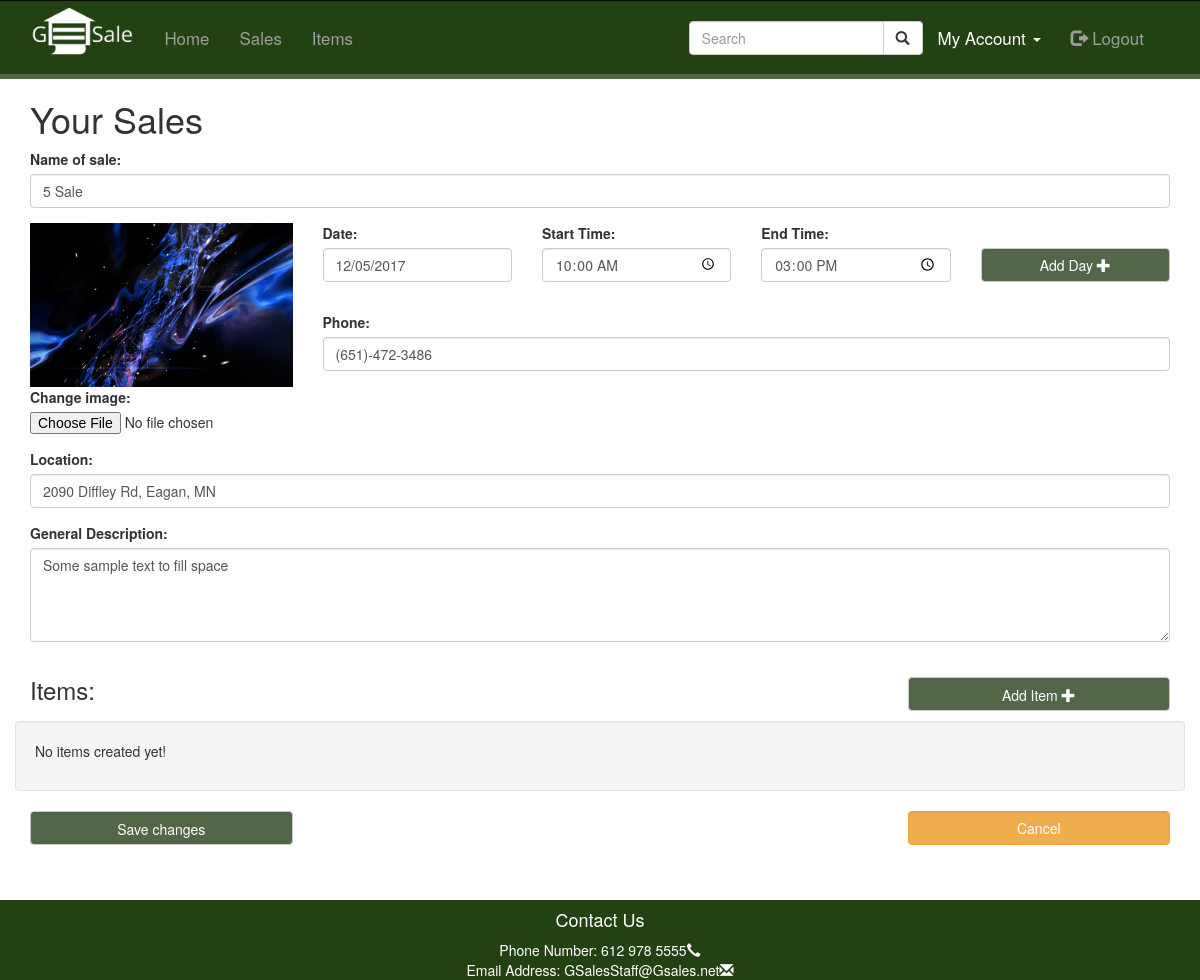
Page /php/yourSales.php?action=edit&gsale_id=5 (signed in) on the committed database.
### tables this page shows
CREATE TABLE `garage_sales` (
  `gsale_id` int(22) NOT NULL,
  `sale_name` varchar(50) NOT NULL,
  `image_url` varchar(50) NOT NULL,
  `description` varchar(1500) NOT NULL,
  `dates` varchar(128) NOT NULL
);

CREATE TABLE `phones` (
  `phone_id` int(22) NOT NULL,
  `phone_number` varchar(16) NOT NULL
);

CREATE TABLE `garage_sales_places` (
  `garage_sale_fk_id` int(22) NOT NULL,
  `place_fk_id` int(22) NOT NULL
);

CREATE TABLE `places` (
  `place_id` int(22) NOT NULL,
  `street_number` varchar(22) NOT NULL,
  `route` varchar(95) NOT NULL,
  `locality` varchar(35) NOT NULL,
  `administrative_area_level_1` varchar(40) NOT NULL,
  `postal_code` varchar(11) NOT NULL,
  `country` varchar(3) NOT NULL,
  `lat` varchar(30) NOT NULL,
  `lng` varchar(30) NOT NULL
);

### php/db_connection.php (called while the page is built, shortened)
<?php
  class SqlManager {
    private static $instance = null;
    private $conn, $query, $error, $result, $numItemsReturned;
    private function __construct() {
      try {
        $this->conn = new PDO('mysql:host=' . HOST . ';dbname=' . DATABASE, USER, PASSWORD);
      } catch(PDOException $e) {
        die("Connection failed: " . $e->getMessage());
      }
    }
    public static function getInstance() {
      if(!isset(self::$instance)) {
        self::$instance = new SqlManager();
      }
      return self::$instance;
    }
    public function query($sql, $params = array()) {
      if ($this->query = $this->conn->prepare($sql)) {
        $index = 1;
        if (count($params) > 0) {
          foreach($params as $param) {
            $this->query->bindValue($index, $param);
            $index++;
          }
        }
        if ($this->query->execute()) {
          $this->result = $this->query->fetchAll(PDO::FETCH_OBJ);
        } else {
          $this->error = true;
        }
      }
      return $this;
    }
    public function getResult() {
      return $this->result;
    }
  }
?>

### php/editSale.php (the view, shortened to what this page needs)
<div class="container">
  <form action="<?php echo $_SERVER['PHP_SELF'] ?>" method="post" enctype="multipart/form-data">
    <div class="row">
      <div class="col-sm-12">
        <div class="form-group">
          <label for="sale_name">Name of sale:</label>
          <input type="text" class="form-control" id="sale_name" name="sale_name" value="<?php echo(isset($gsale) ? $gsale->getData()->sale_name : ''); ?>" placeholder="Enter name of sale">
        </div>
      </div>
    </div>
    <div class="row">
      <div class="col-sm-3">
        <div class="row">
          <div class="col-xs-12">
            <div class="form-group">
              <?php
              if (isset($gsale) && !empty($gsale->getData()->image_url)) {
                echo "<img src='{$gsale->getData()->image_url}' alt='Picture of garage sale' style='width:100%;'>";
              } else {
                echo '<img src="https://dummyimage.com/200x200/333/fff.png&text=No+image+uploaded" alt="Picture of garage sale" style="width:100%;">';
              }
              ?>
              <label for="image">Change image:</label>
              <input type="file" id="image" name="image[]">
            </div>
          </div>
        </div>
      </div>
      <div class="col-sm-9">
        <div id="date-time" class="form-group">
          <div class="row">
            <div class="col-sm-3">
              <label for="date1">Date:</label>
            </div>
            <div class="col-sm-3">
              <label for="startTime1">Start Time:</label>
            </div>
            <div class="col-sm-3">
              <label for="endTime1">End Time:</label>
            </div>
          </div>
          <?php
          $dates = DateTimeFormater::getDates($gsale->getData()->dates);
          $start_times = DateTimeFormater::getStartTimes($gsale->getData()->dates);
          $end_times = DateTimeFormater::getEndTimes($gsale->getData()->dates);
          $first = true;
          $count = 1;
          foreach ($dates as $date) {
            if ($first) {
              echo '<div class="row">
                      <div class="col-sm-3 form-group">
                        <input class="form-control" type="text" id="date' . $count . '" name="date[]" placeholder="mm/dd/yyyy" value="' . $date . '">
                      </div>
                      <div class="col-sm-3 form-group">
                        <input class="form-control" type="time" id="startTime' . $count . '" name="startTime[]" value="' . $start_times[$count-1] . '">
                      </div>
                      <div class="col-sm-3 form-group">
                        <input class="form-control" type="time" id="endTime' . $count . '" name="endTime[]" value="' . $end_times[$count-1] . '">
                      </div>
                      <div class="col-sm-3 form-group">
                        <button type="button" class="btn btn-green-no-padding form-control" id="add_date" onclick="addDateYourSales()">Add Day&nbsp;<span class="glyphicon glyphicon-plus" aria-hidden="true"></span>
                        </button>
                      </div>
                    </div>';
            }
            $count++;
            $first = false;
          }
          ?>
        </div>
        <div class="row">
          <div class="col-sm-12">
            <div class="form-group">
              <label for="phone">Phone:</label>
              <input type="phone" class="form-control" id="phone" name="phone" placeholder="(XXX)-XXX-XXXX" onkeypress="phoneFormat()" value="<?php
                                                                                                                                              $db_conn = SqlManager::getInstance();
                                                                                                                                              $sql = "SELECT phone_id, phone_number FROM phones JOIN garage_sales_phones ON phones.phone_id = garage_sales_phones.phone_fk_id WHERE garage_sales_phones.garage_sale_fk_id = ?;";
                                                                                                                                              $result = $db_conn->query($sql, array($gsale->getData()->gsale_id));
                                                                                                                                              echo $result->getResult()[0]->phone_number;
                                                                                                                                              ?>" maxlength="16">
                     </div>
            </div>
          </div>
        </div>
      </div>
      <div class="row">
        <div class="col-sm-12">
          <div id="locationField" class="form-group">
            <label for="location">Location:</label>
            <input type="location" class="form-control" id="location" onfocus="geolocate()" name="location" value="<?php
                                                                                                                   $db_conn = SqlManager::getInstance();
                                                                                                                   $sql = "SELECT * FROM places JOIN garage_sales_places ON places.place_id = garage_sales_places.place_fk_id WHERE garage_sales_places.garage_sale_fk_id = ?;";
                                                                                                                   $result = $db_conn->query($sql, array($gsale->getData()->gsale_id));
                                                                                                                   echo $result->getResult()[0]->street_number . " " . $result->getResult()[0]->route . ", " . $result->getResult()[0]->locality . ", " . $result->getResult()[0]->administrative_area_level_1;
                                                                                                                   ?>" placeholder="Enter location of sale">
          </div>
        </div>
      </div>
      <div class="row">
        <div class="col-sm-12">
          <div class="form-group">
            <label for="description">General Description:</label>
            <textarea class="form-control" rows="4" cols="50" id="description" name="description" placeholder="Enter a description of the types of item for sale"><?php echo $gsale->getData()->description; ?></textarea>
          </div>
        </div>
      </div>
      <div class="row">
        <div class="col-sm-6">
          <h3>Items:</h3>
        </div>
        <div class="col-sm-3 pull-right">
          <a style="margin-top:20px;margin-bottom:10px" href="createItem.php?gsale_id=<?php echo $gsale->getData()->gsale_id ?>" class="btn btn-green form-control" id="add_date">Add Item&nbsp;<span class="glyphicon glyphicon-plus" aria-hidden="true"></span>
          </a>
        </div>
      </div>
      <?php
  $db_conn = SqlManager::getInstance();
             $sql = "SELECT * FROM items JOIN garage_sales_items ON items.item_id = garage_sales_items.item_fk_id WHERE garage_sales_items.gsale_fk_id = ?;";
             $result = $db_conn->query($sql, array($gsale->getData()->gsale_id));
             $item_data = $result->getResult();
             $count = count($item_data);
             $html = '';
             if ($count > 0) {
               for ($i = 0; $i < $count; $i++) {
                 $html .= '
               <input type="hidden" name="item_id[]" value="' . $item_data[$i]->item_id . '">
      <div class="row">
        <div class="col-sm-3">
          <div class="row">
            <div class="col-sm-12">
              <div class="form-group">
                <img src="' . (!empty($item_data[$i]->image_url) ? "{$item_data[$i]->image_url}" : "https://dummyimage.com/200x200/333/fff.png&text=No+image+uploaded") . '" alt="Picture of item for sale" style="width:100%;">
                <label for="image">Change image:</label>
                <input type="file" id="image1" name="image[]">
              </div>
            </div>
          </div>
          <div class="row">
            <div class="col-sm-12">
              <div class="form-group">
                <label for="sel1">Availabity:</label>
                <select class="form-control" id="select1" name="available[]">
                  <option value="default">--</option>
                  <option value="sold" ' . ($item_data[$i]->is_sold == 1 ? "selected"  : "") . '>Sold</option>
                  <option value="available" ' . ($item_data[$i]->is_sold == 0 ? "selected"  : "") . '>Available</option>
                </select>
              </div>
            </div>
          </div>
        </div>
        <div class="col-sm-9">
          <div class="row">
            <div class="col-sm-12">
              <div class="form-group">
                <label for="price1">Price:</label>
                <input class="form-control" type="text" name="price[]" id="price1" placeholder="xx.xx" value="' . $item_data[$i]->price . '">
              </div>
            </div>
          </div>
          <div class="row">
            <div class="col-sm-12">
              <div class="form-group">
                <label for="select">Change catagory:</label>
                <select class="form-control" name="catagory[]" id="catagory">
                  <option value="default">---</option>
                  <option value="clothes" ' . (strcmp(explode(',', $item_data[$i]->keywords)[0], "clothes") === 0 ? "selected"  : "") . '>Clothes</option>
                  <option value="electronic" ' . (strcmp(explode(',', $item_data[$i]->keywords)[0], "electronic") === 0 ? "selected"  : "") . '>Electronics</option>
                  <option value="furnture" ' . (strcmp(explode(',', $item_data[$i]->keywords)[0], "furnture") === 0 ? "selected"  : "") . '>Furnture</option>
                  <option value="media" ' . (strcmp(explode(',', $item_data[$i]->keywords)[0], "media") === 0 ? "selected"  : "") . '>Media eg.(Books, Magazines, Music, Movies)</option>
                  <option value="tool" ' . (strcmp(explode(',', $item_data[$i]->keywords)[0], "tool") === 0 ? "selected"  : "") . '>Tools</option>
                  <option value="toy" ' . (strcmp(explode(',', $item_data[$i]->keywords)[0], "toy") === 0 ? "selected"  : "") . '>Toys</option>
                  <option value="vehicle" ' . (strcmp(explode(',', $item_data[$i]->keywords)[0], "vehicle") === 0 ? "selected"  : "") . '>Vehicle</option>
                  <option value="other" ' . (strcmp(explode(',', $item_data[$i]->keywords)[0], "other") === 0 ? "selected"  : "") . '>Other</option>
                </select>
              </div>
            </div>
          </div>
          <div class="row">
            <div class="col-sm-12">
              <div class="form-group">
                <label for="description">General Description:</label>
                <textarea class="form-control" rows="5" cols="50" id="description" name="itemDescription[]" placeholder="Enter a description of the item for sale">' . $item_data[$i]->description . '</textarea>
              </div>
            </div>
          </div>
          <div class="row">
            <div class="col-sm-4 pull-right">
              <div class="form-group">
                <button class="btn btn-danger form-control" type="button" id="delete1" data-toggle="modal" data-target="#deleteModal' . ($i+1) . '" name="delete1">Delete Item&nbsp;<span class="glyphicon glyphicon-minus" aria-hidden="true"></span></button>
              </div>
            </div>
          </div>
        </div>
      </div>';
                 $html .= '
      <div class="modal fade" id="deleteModal' . ($i+1) . '" role="dialog">
        <div class="modal-dialog">
          <div class="modal-content">
            <div class="modal-header">
              <button type="button" class="close" data-dismiss="modal">×</button>
              <h4 class="modal-title"><span class="glyphicon glyphicon-alert" aria-hidden="true"></span>&nbsp;Warning</h4>
            </div>
            <div class="modal-body">
              <p>You are about to delete an item from your sale are you sure you want to do that?</p>
            </div>
            <div class="modal-footer">
              <a type="button" class="btn btn-danger pull-left" href="?action=delete&amp;gsale_id=' . $item_data[$i]->gsale_fk_id . '&amp;item_id=' . $item_data[$i]->item_id . '">Delete Item</a>
              <a type="button" class="btn btn-default" data-dismiss="modal">Cancel</a>
            </div>
          </div>
        </div>
      </div><br><br>';
               }
             } else {
               $html .= '<div class="row"><div class="well"><p>No items created yet!</p></div></div>';
             }
             $html .= '
           <input type="hidden" name="gsale_id" value="' . $item_data[0]->gsale_fk_id . '">
           <input type="hidden" name="token" value="' . Token::generate() . '">
      <div class="row">
        <div class="col-sm-3 pull-right">
          <div class="form-group">
            <a class="btn btn-warning form-control" href="yourSales.php">Cancel</a>
          </div>
        </div>
        <div class="col-sm-3 pull-left">
          <div class="form-group">
            <input type="submit" id="submit" name="edit_submit" value="Save changes" class="btn btn-green form-control">
          </div>
        </div>
      </div>
    </form>
    </div>';
             echo $html;
      ?>
      <br>
      <br>

### css/styles.css (style rules this page uses)
.btn-green, .btn-green:focus { padding: .5em 3em; border-color: #ccc; background-color: #526747; color: #fff; }
.btn-green-no-padding, .btn-green-no-padding:focus { border-color: #ccc; background-color: #526747; color: #fff; }

### rows in the picture
garage_sales: sale_name "5 Sale", image_url (picture), dates "12/05/2017", dates "10:00", dates "15:00", description "Some sample text to fill space"
phones: phone "(651)-472-3486"
garage_sales_places: location "2090 Diffley Rd, Eagan, MN"
